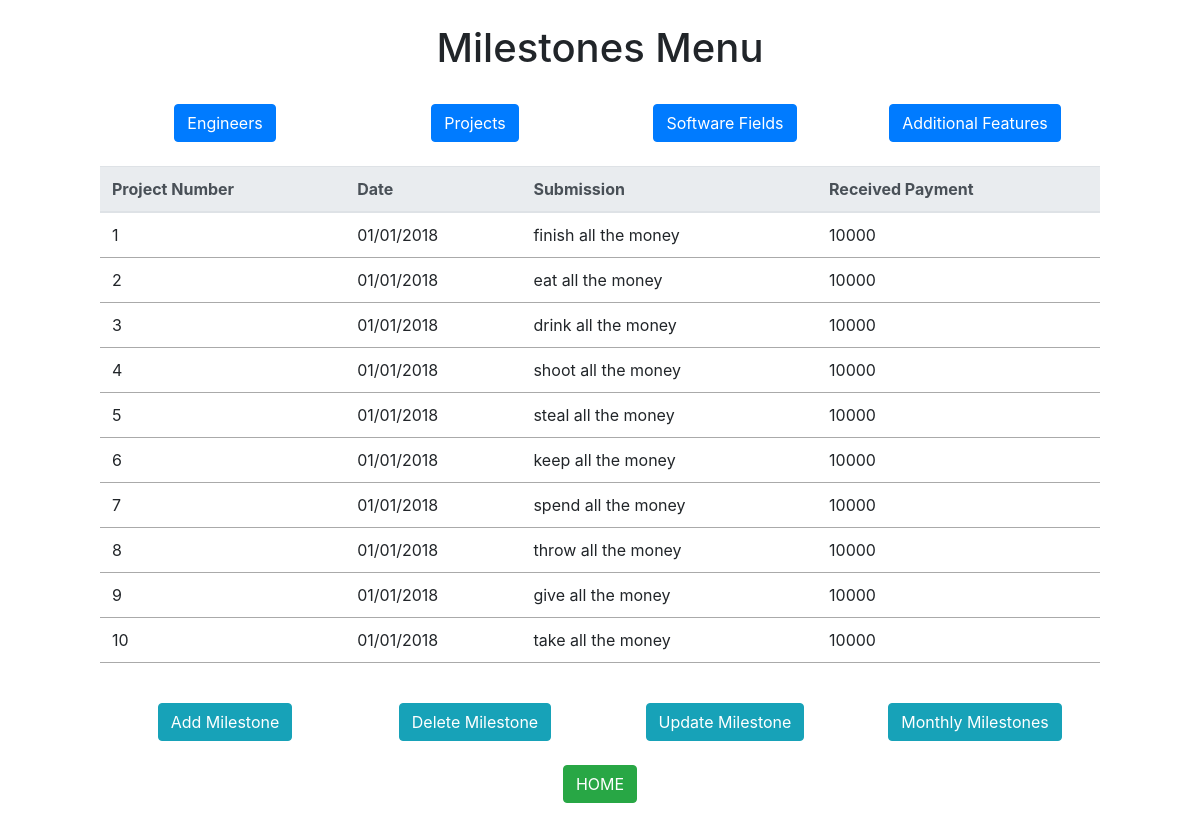
Screenshot of /milestones.php with the database file from the repository.
### tables this page shows
CREATE TABLE milestones(project_number int,
                        date varchar(255),
                        submission varchar(255),
                        receive_payment int,
                        cur_month varchar(255),
                        FOREIGN KEY(project_number) REFERENCES projects(project_number) on UPDATE CASCADE on DELETE CASCADE,
                        CONSTRAINT PK_MS PRIMARY KEY (project_number, date));

### common.php (called while the page is built, shortened)
<?php
function escape($html)
{
	return htmlspecialchars($html, ENT_QUOTES | ENT_SUBSTITUTE, "UTF-8");
}
?>

### milestones.php (the view, shortened to what this page needs)
<!DOCTYPE html lang="en">
<?php require "install.php" ?>
<?php require "templates/header.php"; ?>
<?php require "common.php"; ?>
	</head>
		<body style="margin:0 auto; width: 1000px;">
		<br><h1 style="text-align: center;">Milestones Menu</h1><br>
		<div class="container" style="text-align: center;">
			<div class="row">
				<div class="col">
				<a href="engineer.php"><button type="button" class="btn btn-primary">Engineers</button></a>
				</div>
				<div class="col">
				<a href="project.php"><button type="button" class="btn btn-primary">Projects</button></a>
				</div>
				<div class="col">
				<a href="software.php"><button type="button" class="btn btn-primary">Software Fields</button></a>
				</div>
				<div class="col">
				<a href="af.php"><button type="button" class="btn btn-primary">Additional Features</button></a>
				</div>
			</div>
		</div>
	<br>
  <?php
  $statement = $db->query("SELECT *
							FROM milestones
							WHERE (SELECT COUNT(project_number)
								   FROM milestones)
							> 0");
  $result = $statement->fetchAll();
  ?>
  <?php
  if ($result && $statement->rowCount() > 0)
	{ ?>
		<table class="table">
			<thead class="thead-light">
				<tr>
                    <th scope="col">Project Number</th>
					<th scope="col">Date</th>
					<th scope="col">Submission</th>
					<th scope="col">Received Payment</th>
				</tr>
			</thead>
			<tbody>
	<?php
		foreach ($result as $row)
		{ ?>
			<tr>
                <td scope="row"><?php echo escape($row["project_number"]); ?> </td>
				<td scope="row"><?php echo escape($row["date"]); ?> </td>
				<td scope="row"><?php echo escape($row["submission"]); ?> </td>
				<td scope="row"><?php echo escape($row["receive_payment"]); ?> </td>
			</tr>
		<?php
		} ?>
		</tbody>
	</table>
	<?php
	}
	?>
  <br>
  <div class="container" style="text-align: center;">
  <div class="row">
	  <div class="col">
	  <a href="addMilestone.php"><button type="button" class="btn btn-info">Add Milestone</button></a>
	  </div>
	  <div class="col">
	  <a href="deleteMilestone.php"><button type="button" class="btn btn-info">Delete Milestone</button></a>
	  </div>
	  <div class="col">
	  <a href="updateMilestone.php"><button type="button" class="btn btn-info">Update Milestone</button></a>
	  </div>
      <div class="col">
	  <a href="milestonesThisMonth.php"><button type="button" class="btn btn-info">Monthly Milestones</button></a>
	  </div>
  </div>
  </div><br>
  <center>
  <a href="index.php" style="text-align: center;"><button type="button" class="btn btn-success">HOME</button></a>
  </center>
<br>
<?php require "templates/footer.php"; ?>
<?php require "templates/footer.php"; ?>

### css/style.css (style rules this page uses)
table { border-collapse: collapse; border-spacing: 0; }
td, th { padding: 5px; border-bottom: 1px solid #aaa; }

### rows the page displays
milestones: project_number "1", date "01/01/2018", submission "finish all the money", receive_payment "10000"
milestones: project_number "2", date "01/01/2018", submission "eat all the money", receive_payment "10000"
milestones: project_number "3", date "01/01/2018", submission "drink all the money", receive_payment "10000"
milestones: project_number "4", date "01/01/2018", submission "shoot all the money", receive_payment "10000"
milestones: project_number "5", date "01/01/2018", submission "steal all the money", receive_payment "10000"
milestones: project_number "6", date "01/01/2018", submission "keep all the money", receive_payment "10000"
milestones: project_number "7", date "01/01/2018", submission "spend all the money", receive_payment "10000"
milestones: project_number "8", date "01/01/2018", submission "throw all the money", receive_payment "10000"
milestones: project_number "9", date "01/01/2018", submission "give all the money", receive_payment "10000"
milestones: project_number "10", date "01/01/2018", submission "take all the money", receive_payment "10000"
